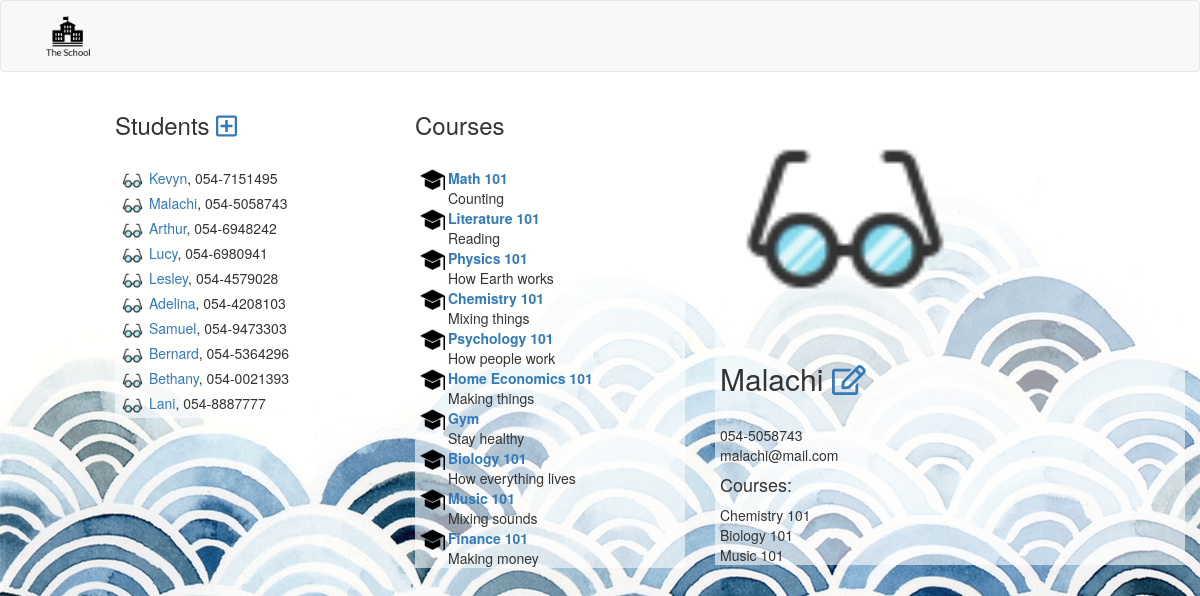
/index.php/?page=main&action=student-details&id=2 (signed in), run on the app's committed database.
### tables this page shows
CREATE TABLE `students` (
  `id` int(11) NOT NULL,
  `name` varchar(255) DEFAULT NULL,
  `phone` varchar(100) DEFAULT NULL,
  `email` varchar(255) DEFAULT NULL,
  `image` varchar(255) DEFAULT NULL
);

CREATE TABLE `courses` (
  `id` int(11) NOT NULL,
  `name` text,
  `description` text,
  `image` varchar(255) DEFAULT NULL
);

### models/data.php (called while the page is built, shortened)
<?php
Class DAL {
    private $servername = "localhost";
    private $username = "root";
    private $password = "";
    private $dbname = "theschool_ol";
    function fetch($sql) {
        try {
            $conn = new PDO("mysql:host=$this->servername;dbname=$this->dbname", $this->username, $this->password);
            $conn->setAttribute(PDO::ATTR_ERRMODE, PDO::ERRMODE_EXCEPTION);
            $resultsArray = $conn->query($sql);
            return $resultsArray;
        }
        catch(PDOException $e)
        {
            return $e->getMessage();
        }
    }
}
?>

### views/main.php (the view, shortened to what this page needs)
<?php
require_once 'models/mainM.php';
Class Render {
    function columnView() {
        $render = new mainM();
        echo '<div class="container-fluid">
                <div class="row">
                <div class="col-md-1"></div>
                <div class="col-md-3">
                <h3>Students
                <a href="'.DIR.'index.php?page=main&action=student-add"><i class="far fa-plus-square"></a></i>
                </h3><br>';
        $displayStudents = $render->getAll("students");
            foreach ($displayStudents as $row) {
                echo '<div class="displaydiv"><img class="icon" src="'.DIR.$row['image'].'"> <a href="'.DIR.'index.php/?page=main&action=student-details&id='.$row['id'].'">'
                . $row['name'] . '</a>, ' . $row['phone'] . '</div>';
            };
		echo '</div>
                <div class="col-md-3">
                <h3>Courses';
        echo '</h3><br>';
        $displayCourses = $render->getAll("courses");
            foreach ($displayCourses as $row) {
                echo '<div class="displaydiv"><div class="sideimg"><img class="icon" src="'.DIR.$row['image'].'"></div> <b><a href="'.DIR.'index.php/?page=main&action=course-details&id='.$row['id'].'">'
                .$row['name'].'</a></b><br>'.$row['description'].'</div>';
            };
		echo '</div>
            <div class="col-md-5">';
    }
    function footer() {
        echo '</div>
        </div>
        </div>
        </div>';
    }
}
Class Student extends Render {
    function detailsView($id) {
        $render = new mainM();
        $show = $this->columnView();
        $displayOneStudent = $render->getOne("students", $id);
        foreach ($displayOneStudent as $row) {
            echo '<div class="displaydiv"><img src="'.DIR.$row['image'].'" class="bigicon"><h2>'.$row['name'].' <a href="'.DIR.'index.php?page=main&action=student-edit&id='.$id.'"><i class="far fa-edit"></i></a></h2><br>'
                .$row['phone'].'<br>'
                .$row['email'].'<br>'
                .'<h4>Courses:</h4>';
                $render->showStudentCourses($id);
        }
        $this->footer();
    }
}
?>

### models/mainM.php (shortened to what this page needs)
<?php
require_once 'data.php';
Class MainM extends DAL {
    function getAll($table) {
        $sql = "SELECT * FROM ".$table;
        $all = $this->fetch($sql);
        $resultArray = $all->fetchAll(PDO::FETCH_ASSOC);
        return $resultArray;
    }
    function getOne($table, $id) {
        $sql = "SELECT * FROM ".$table." WHERE id='".$id."'";
        $item = $this->fetch($sql);
        $resultArray = $item->fetchAll(PDO::FETCH_ASSOC);
        return $resultArray;
    }
    function showStudentCourses($id) {
        $courseList = array ();
        $sql = "SELECT * FROM courses_students WHERE student_id='".$id."'";
        $studCourses = $this->fetch($sql);
        $courses = $studCourses->fetchAll(PDO::FETCH_ASSOC);
        foreach ($courses as $row) {
            array_push($courseList, $row['course_id']);
        };
        for ($i=0; $i<count($courseList); $i++) {
            $sql1 = "SELECT * FROM courses WHERE id='".$courseList[$i]."'";
            $showStudCourses = $this->fetch($sql1);
            $resultArray = $showStudCourses->fetchAll(PDO::FETCH_ASSOC);
            foreach ($resultArray as $row) {
                echo $row['name'] .'<br>';
            }
        };
    }
}
?>

### style.css (style rules this page uses)
body { background-image: url("upload/bg.jpg"); background-repeat: no-repeat; background-size: 100%; }
.icon { width: 25px; }
.bigicon { width: 250px; }
.sideimg { float: left; margin-right: 3px; }
.displaydiv { padding-left: 5px; background-color: rgba(255,255,255, 0.6); }

### data on the page
students: image (picture), name "Kevyn", phone "054-7151495"
students: image (picture), name "Malachi", phone "054-5058743", email "malachi@mail.com"
students: image (picture), name "Arthur", phone "054-6948242"
students: image (picture), name "Lucy", phone "054-6980941"
students: image (picture), name "Lesley", phone "054-4579028"
students: image (picture), name "Adelina", phone "054-4208103"
students: image (picture), name "Samuel", phone "054-9473303"
students: image (picture), name "Bernard", phone "054-5364296"
students: image (picture), name "Bethany", phone "054-0021393"
students: image (picture), name "Lani", phone "054-8887777"
courses: image (picture), name "Math 101", description "Counting"
courses: image (picture), name "Literature 101", description "Reading"
courses: image (picture), name "Physics 101", description "How Earth works"
courses: image (picture), name "Chemistry 101", description "Mixing things"
courses: image (picture), name "Psychology 101", description "How people work"
courses: image (picture), name "Home Economics 101", description "Making things"
courses: image (picture), name "Gym", description "Stay healthy"
courses: image (picture), name "Biology 101", description "How everything lives"
courses: image (picture), name "Music 101", description "Mixing sounds"
courses: image (picture), name "Finance 101", description "Making money"
